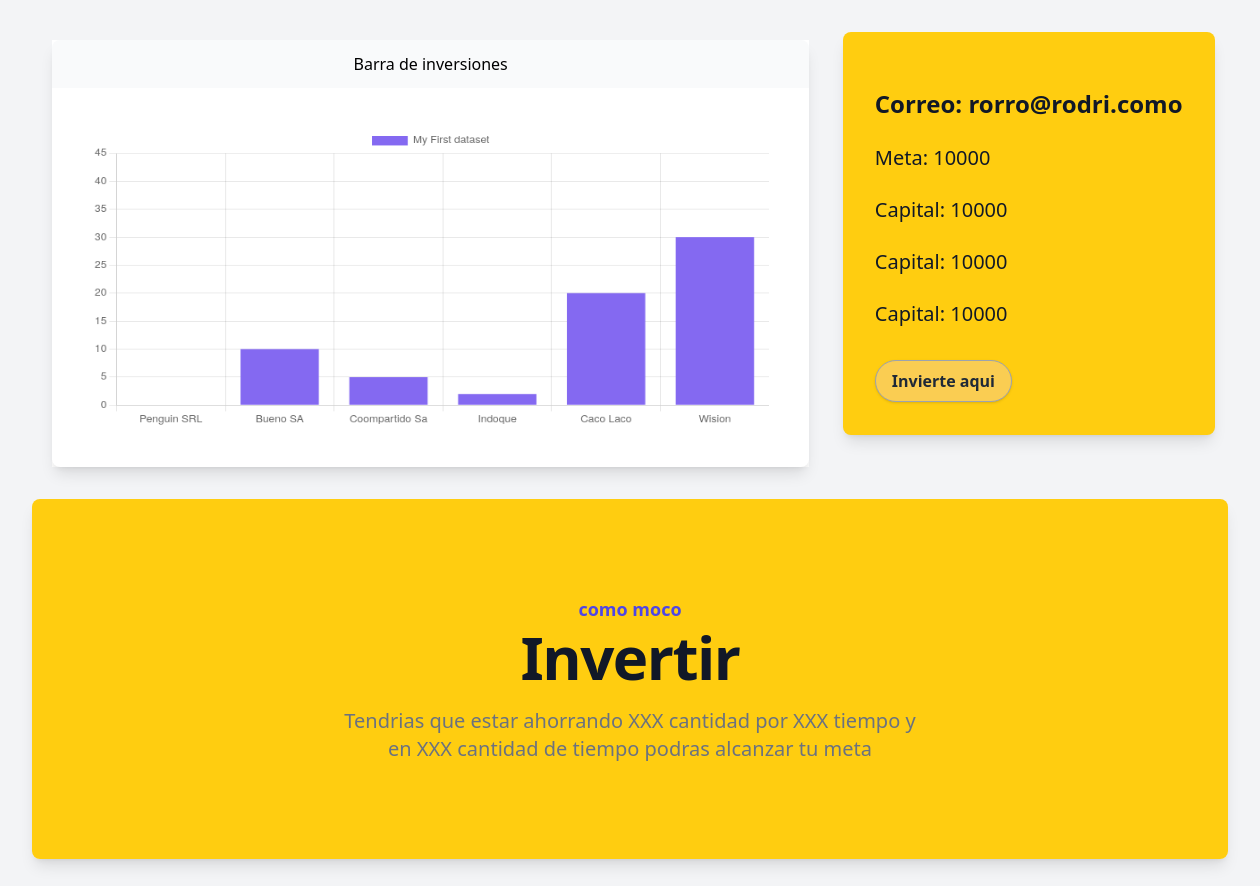
Before: /analisis with the older database file.
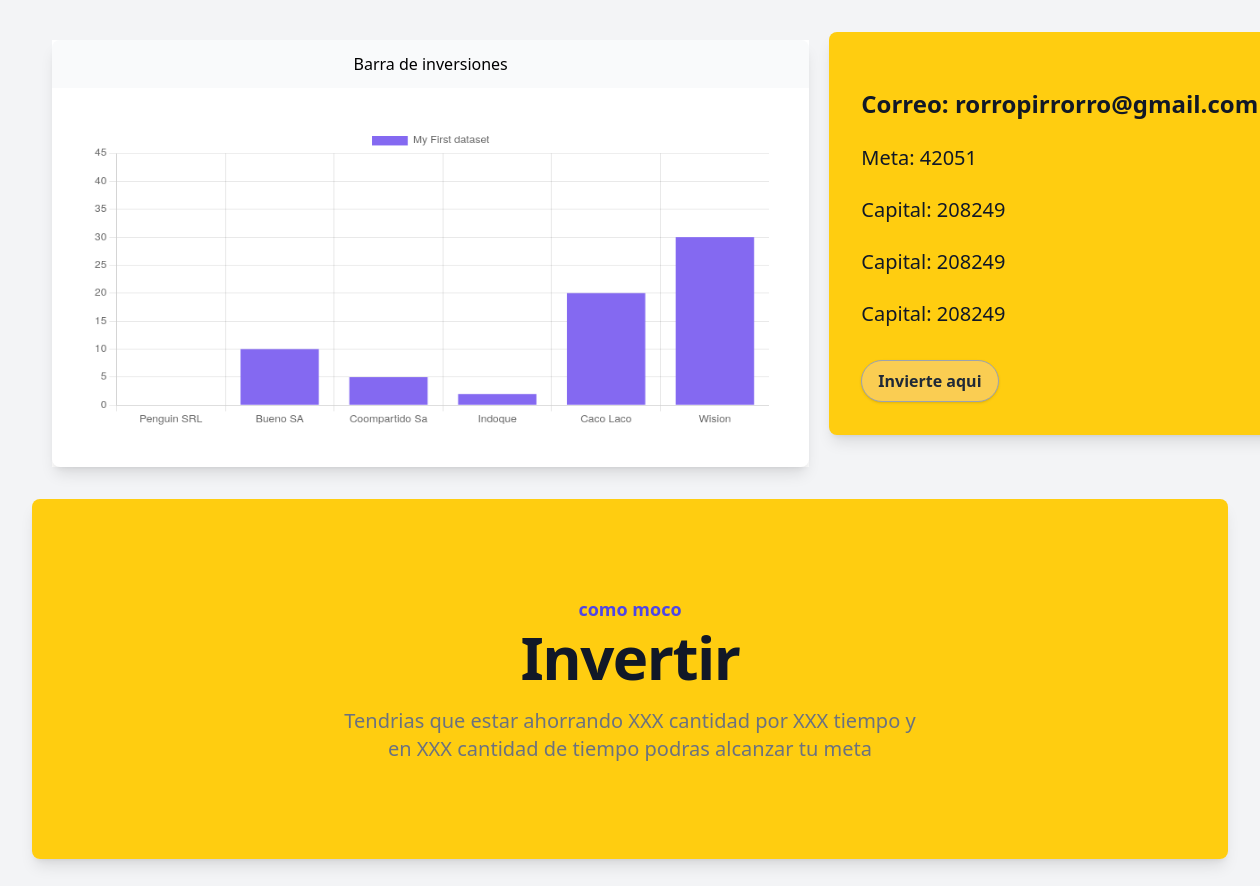
After: the same page with the newer database file.
### tables this page shows
CREATE TABLE "clientes" (
	"id"	INTEGER,
	"nombre"	TEXT,
	"correo"	TEXT,
	"ingreso"	INTEGER,
	"egreso"	INTEGER,
	"fechas"	INTEGER,
	PRIMARY KEY("id")
);

### app.py (the view)
@app.route('/analisis')
def client():
    client = recibir_clientes()
    for i in client:
        if i[0]==1:
            client = i
    cct = client[3] - client[4]
    return render_template("analisis.html", client=client, total = cct)

### app.py (called while the page is built)
def conectar():
    db = sqlite3.connect('database.db')
    cursor = db.cursor()
    return db, cursor

def cerrar(conn):
    conn.commit()
    conn.close()

def recibir_clientes():
    db, cursor = conectar()
    cursor.execute("SELECT * FROM clientes")
    clientes = (cursor.fetchall())
    cerrar(db)
    return clientes

### templates/analisis.html (shortened to what this page needs)
<!DOCTYPE html>
<html lang="en">
<head>
    <script src="https://cdn.tailwindcss.com"></script>
</head>
<body>
    <div class="content-between bg-gray-100">
        <div class="bg-gray-100 grid grid-cols-3 grid-rows-1 mx-auto max-w-7xl px-4 sm:px-6 lg:px-8">
            <div class="bg-white col-span-2 mt-10 mx-5 max-w-3xl">
                <div class="shadow-lg rounded-lg overflow-hidden">
                    <div class="text-center py-3 px-5 bg-gray-50">Barra de inversiones</div>
                    <canvas class="p-10" id="chartBar"></canvas>
                  </div>
                  <script>
                    const labelsBarChart = [
                      "Penguin SRL",
                      "Bueno SA",
                      "Coompartido Sa",
                      "Indoque",
                      "Caco Laco",
                      "Wision",
                    ];
                    const dataBarChart = {
                      labels: labelsBarChart,
                      datasets: [
                        {
                          label: "My First dataset",
                          backgroundColor: "hsl(252, 82.9%, 67.8%)",
                          borderColor: "hsl(252, 82.9%, 67.8%)",
                          data: [0, 10, 5, 2, 20, 30, 45],
                        },
                      ],
                    };
                    const configBarChart = {
                      type: "bar",
                      data: dataBarChart,
                      options: {},
                    };
                    var chartBar = new Chart(
                      document.getElementById("chartBar"),
                      configBarChart
                    );
                  </script>
            </div>
            <div class="bg-[#FFCD10] row-span-2 mx-auto m-8 p-8 max-w-3xl shadow-lg rounded-lg overflow-hidden">
                <div>
                    <div class="mt-6 min-w-0 flex-1 sm:block 2xl">
                        <h1 class="truncate text-2xl font-bold text-gray-900">Correo: {{ client[2] }}</h1>
                    </div>
                    <div class="mt-6 min-w-0 flex-1 sm:block 2xl">
                        <h1 class="truncate text-xl text-gray-900">Meta: {{ client[4] }}</h1>
                    </div>
                    <div class="mt-6 min-w-0 flex-1 sm:block 2xl">
                        <h1 class="truncate text-xl text-gray-900">Capital: {{ total }}</h1>
                    </div>
                    <div class="mt-6 min-w-0 flex-1 sm:block 2xl">
                        <h1 class="truncate text-xl text-gray-900">Capital: {{ total }}</h1>
                    </div>
                    <div class="mt-6 min-w-0 flex-1 sm:block 2xl">
                        <h1 class="truncate text-xl text-gray-900">Capital: {{ total }}</h1>
                    </div>
                        <button class="bg-[#facd52] hover:bg-[#d9a821] text-gray-800 font-semibold py-2 px-4 border border-gray-400 rounded-full shadow">
                            Invierte aqui
                        </button>
                    </div>
                </div>
            </div>
            <div class="p-8 col-span-2">
                <div class="mx-auto max-w-3x2 shadow-lg rounded-lg overflow-hidden">
                    <div class="bg-[#FFCD10]">
                        <div class="mx-auto max-w-7xl py-16 px-4 sm:py-24 sm:px-6 lg:px-8">
                            <div class="text-center">
                                <h2 class="text-lg font-semibold text-indigo-600">como moco</h2>
                                <p class="mt-1 text-4xl font-bold tracking-tight text-gray-900 sm:text-5xl lg:text-6xl">Invertir</p>
                                <p class="mx-auto mt-5 max-w-xl text-xl text-gray-500">Tendrias que estar ahorrando XXX cantidad por XXX tiempo y en XXX cantidad de tiempo podras alcanzar tu meta</p>
                            </div>
                        </div>
                    </div>
                </div>
            </div>
    </div>
</body>
</html>

Changed rows visible on the page:
changed clientes: correo "rorro@rodri.como" → "rorropirrorro@gmail.com"; egreso "10000" → "42051"
Other visible differences:
{{ total }}: "10000" → "208249"
